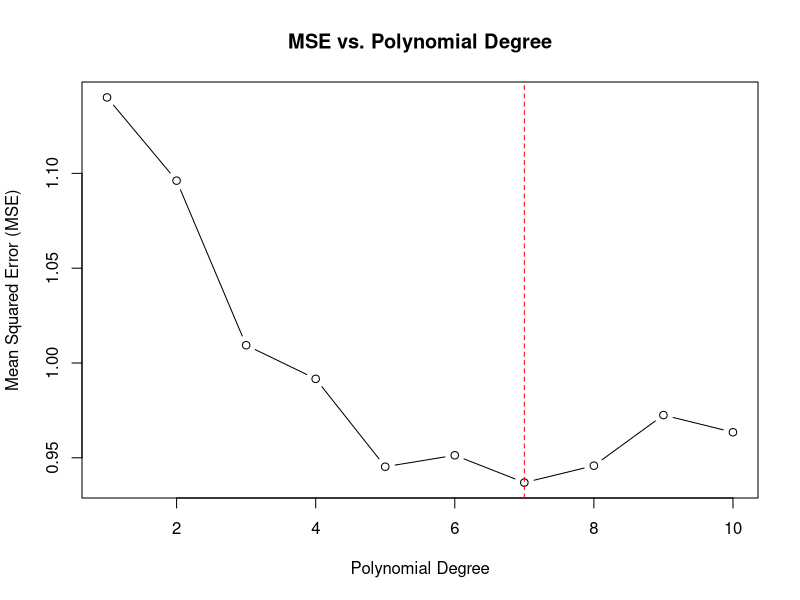
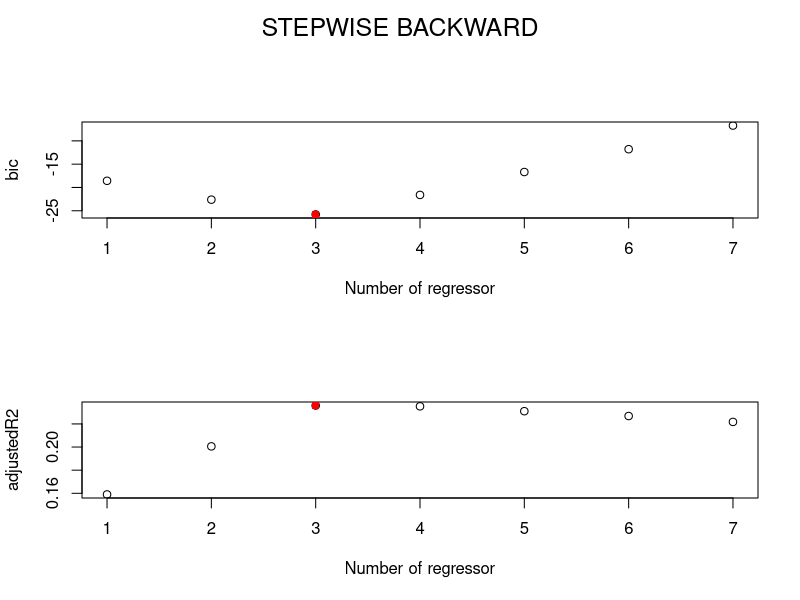
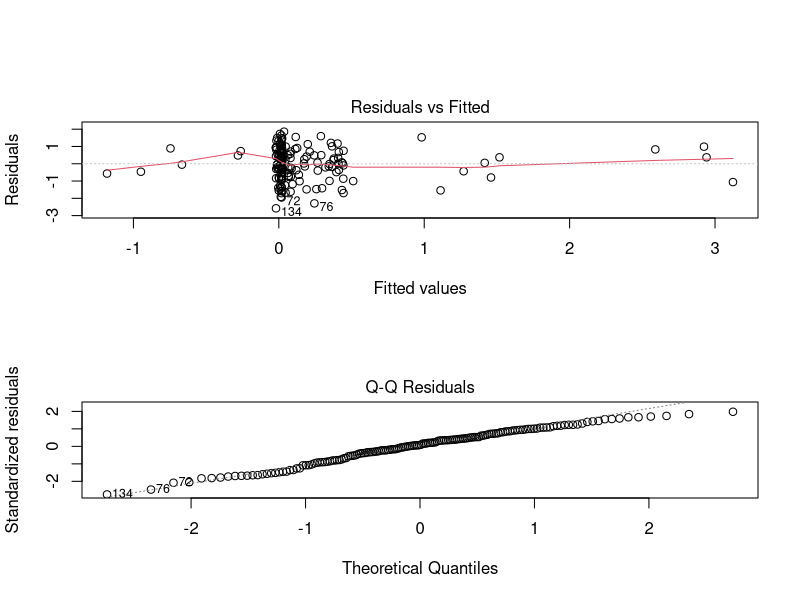
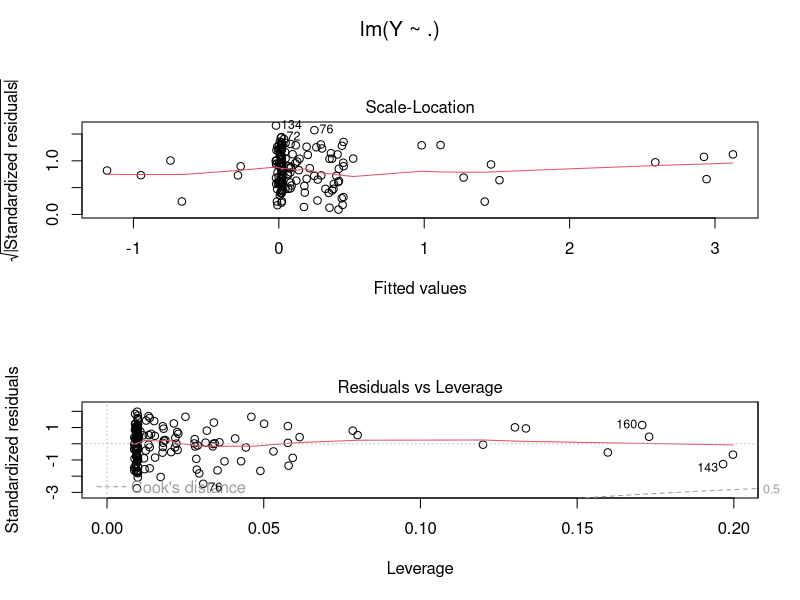
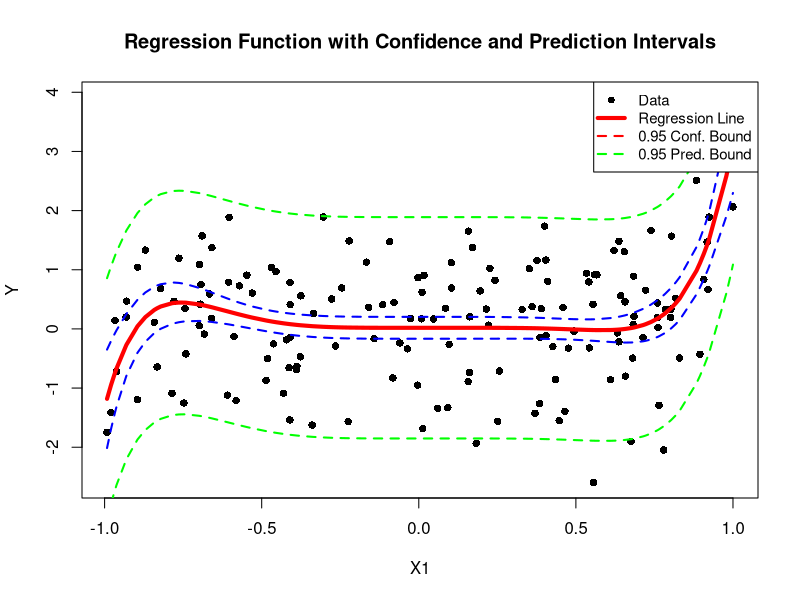

R code for these plots, in order:
library(corrplot) # libreria per correlation matrix plotting
library(leaps) # libreria per subset selection
library(pracma) # per nthroot
library(car) # per vif
library(glmnet)# per ridge e lasso

rm(list=ls())
graphics.off()
# Function to create a synthetic dataset with random polynomial terms
create_synthetic_dataset <- function(n = 160, max_degree = 10, include_prob = 0.5, noise_sd = 5) {
  X <- runif(n, min = -1, max = 1)  # X values uniformly distributed between -10 and 10
  
  # Randomly decide which polynomial terms to include
  terms <- 1:max_degree  # Consider terms from X^1 to X^max_degree
  included_terms <- terms[runif(length(terms)) < include_prob]  # Include terms with probability include_prob
  
  # If no terms are included, default to X^1 (linear term)
  if (length(included_terms) == 0) {
    included_terms <- c(1)
  }
  
  # Generate the dependent variable Y with the included polynomial terms
  Y <- rowSums(sapply(included_terms, function(term) X^term)) + rnorm(n, mean = 0, sd = noise_sd)
  
  # Combine X and Y into a data frame
  data <- data.frame(X = X, Y = Y)
  
  # Return the dataset and the included terms for reference
  return(list(data = data, included_terms = included_terms))
}

# Generate synthetic data
synthetic <- create_synthetic_dataset(n = 160, max_degree = 10, include_prob = 0.3, noise_sd = 1)
data <- synthetic$data
included_terms <- synthetic$included_terms

# Print the included terms
print("Included polynomial terms:")
print(included_terms)

# Define maximum polynomial degree to test
max_degree <- 10

# Cross-validation setup
k <- 5  # Number of folds
folds <- sample(rep(1:k, length.out = nrow(data)))  # Assign folds
cv_errors <- matrix(NA, nrow = k, ncol = max_degree)  # Store errors for each fold and degree

# Perform cross-validation
for (degree in 1:max_degree) {
  for (fold in 1:k) {
    # Split data into training and validation sets
    train_data <- data[folds != fold, ]
    test_data <- data[folds == fold, ]
    
    # Fit polynomial regression model
    model <- lm(Y ~ poly(X, degree, raw = TRUE), data = train_data)
    
    # Predict on the validation set
    predictions <- predict(model, newdata = test_data)
    
    # Calculate mean squared error
    cv_errors[fold, degree] <- mean((test_data$Y - predictions)^2)
  }
}

# Calculate mean cross-validation error for each degree
mean_cv_errors <- colMeans(cv_errors)

# Print results
results <- data.frame(Degree = 1:max_degree, MSE = mean_cv_errors)

# Plot MSE vs. polynomial degree
plot(results$Degree, results$MSE, type = "b", xlab = "Polynomial Degree", ylab = "Mean Squared Error (MSE)",
     main = "MSE vs. Polynomial Degree")
best_degree <- which.min(mean_cv_errors)
cat("Best degree ",best_degree,"\n")
abline(v = best_degree, col = "red", lty = 2) 


#----------------------#
new_data = data.frame(Y = data$Y)
for (i in 1:best_degree) {
  new_data[[paste0("X", i)]] <- data$X^i
}


regfit.bwd=regsubsets(Y~.,data=new_data,nvmax=best_degree, method ="backward");
summ.bwd = summary(regfit.bwd);

# stime delle perfomance dei modelli con bic e adjr2
best_bic_bwd_index = which.min(summ.bwd$bic); # -2LogL + log(n)d
best_adjustedR2_bwd_index = which.max(summ.bwd$adjr2);

# plot bic,adjr2, test_error (MSE)
dev.new();
par(mfrow=c(2,1), oma=c(0, 0, 2, 0));
plot(1:best_degree,summ.bwd$bic,xlab="Number of regressor",ylab="bic");
points(best_bic_bwd_index, summ.bwd$bic[best_bic_bwd_index], col = "red",pch=15);
plot(1:best_degree,summ.bwd$adjr2,xlab="Number of regressor",ylab="adjustedR2");
points(best_adjustedR2_bwd_index, summ.bwd$adjr2[best_adjustedR2_bwd_index], col = "red",pch=15);



regressor_ids = names(coef(regfit.bwd,id=best_bic_bwd_index))



mtext("STEPWISE BACKWARD", side=3, line=0, outer=TRUE, cex=1.5);
cat("\n----------------------STEPWISE-BACKWARD----------------------\n")
cat("Best bic value     =",summ.bwd$bic[best_bic_bwd_index],"\tNumber of regressor=",best_bic_bwd_index,"\n")
cat("Best adjustedR2    =",summ.bwd$adjr2[best_adjustedR2_bwd_index],"\tNumber of regressor=",best_adjustedR2_bwd_index,"\n")

cat("Id of regressors for best BIC =", regressor_ids)


final_model <- lm(Y ~ ., data = new_data[, c("Y", regressor_ids[-1])])
plot(final_model)

# ---------------- #



# First filter the data for Y values between -100 and 100
filtered_data <- new_data[new_data$Y >= -300 & new_data$Y <= 300, ]

# Create relevant_data from filtered data
relevant_data <- filtered_data[, c("Y", regressor_ids[-1])]

confint(final_model)
dev.new()

# Create ordered indices for X1
ordered_indices <- order(filtered_data$X1)
xx <- filtered_data$X1[ordered_indices]

# Plot the filtered and ordered data points
plot(filtered_data$X1, filtered_data$Y, 
     xlab = "X1", ylab = "Y", 
     pch = 16, col = "black",
     main = "Regression Function with Confidence and Prediction Intervals")

# Get predicted values for ordered data
ordered_relevant_data <- relevant_data[ordered_indices, ]
yy <- predict(final_model, newdata = ordered_relevant_data)

# Plot the regression line
lines(xx, yy, col = "red", lwd = 4)

# Add confidence intervals
ci_lin <- predict(final_model, newdata = ordered_relevant_data, interval = "confidence")
lines(xx, ci_lin[, "lwr"], lty = 2, lwd = 2, col = "blue")  # Lower confidence bound
lines(xx, ci_lin[, "upr"], lty = 2, lwd = 2, col = "blue")  # Upper confidence bound

# Add prediction intervals
pi_lin <- predict(final_model, newdata = ordered_relevant_data, interval = "prediction")
lines(xx, pi_lin[, "lwr"], lty = 2, lwd = 2, col = "green")  # Lower prediction bound
lines(xx, pi_lin[, "upr"], lty = 2, lwd = 2, col = "green")  # Upper prediction bound

# Add legend
legend('topright', 
       legend = c('Data', 'Regression Line', '0.95 Conf. Bound', '0.95 Pred. Bound'), 
       col = c('black', 'red', 'red', 'green'), 
       lty = c(NA, 1, 2, 2), 
       pch = c(16, NA, NA, NA), 
       lwd = c(NA, 4, 2, 2), 
       cex = 0.9)
